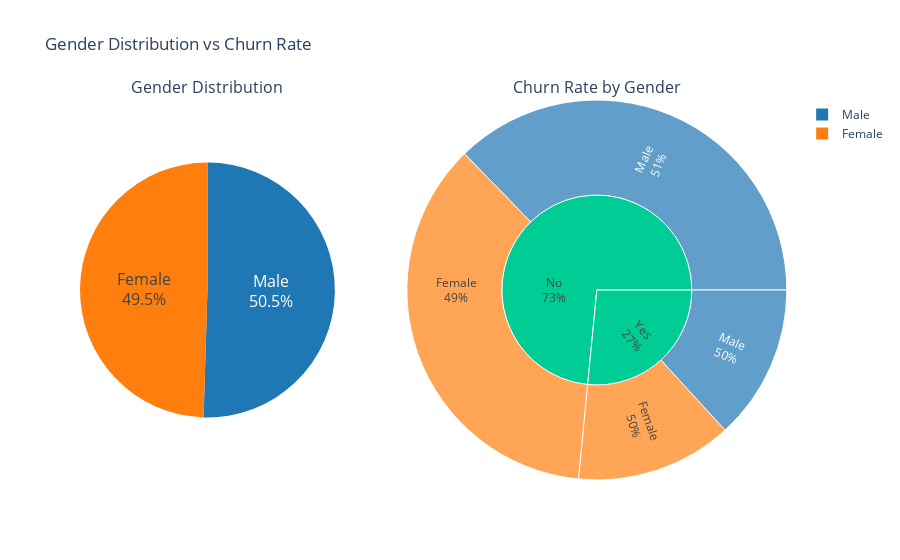

Notebook code for this chart:
### Markdown cell above
3. churn vs gender distribution

### Code cell
gender_pie_colors = {'Male': '#1f77b4', 'Female': '#ff7f0e'}
fig = make_subplots(
    rows=1, 
    cols=2, 
    specs=[[{'type':'domain'}, {'type':'domain'}]],
    column_widths=[0.4, 0.6], 
    subplot_titles=('Gender Distribution', 'Churn Rate by Gender')
)

gender_values = df['gender'].value_counts()
ordered_gender_colors = [gender_pie_colors[label] for label in gender_values.index]

fig.add_trace(
    go.Pie(
        labels=gender_values.index, 
        values=gender_values.values, 
        name="Gender",
        marker=dict(colors=ordered_gender_colors),
        textinfo='label+percent',
        textfont_size=16
    ),
    row=1, col=1
)

sunburst_trace = px.sunburst(
    df, 
    path=['Churn', 'gender'],
    color='gender', 
    color_discrete_map=gender_pie_colors 
).data[0] 

fig.add_trace(sunburst_trace, row=1, col=2)

fig.update_traces(
    hovertemplate=(
        '<b>%{label}</b><br>' + 
        'percent: <b>%{percentRoot:.2%}</b><br>' +
        '<extra></extra>' 
    ),
    textinfo='label+percent parent', 
    textfont_size=12,
    insidetextorientation='radial',
    selector=dict(type='sunburst') 
)

fig.update_traces(
    textinfo='label+percent', 
    textfont_size=16, 
    hoverinfo="label+percent+name",
    selector=dict(type='pie')
)

fig.update_layout(
    title_text="Gender Distribution vs Churn Rate",
    coloraxis_showscale=False # no color scale displayed
)

fig.show()

### Figure 1 — Plotly figure (JSON) as saved in the notebook; plotly's stock layout.template omitted (floating-point values rounded to 4 significant figures)
{"data": [{"domain": {"x": [0, 0.36], "y": [0, 1]}, "hoverinfo": "label+percent+name", "labels": ["Male", "Female"], "marker": {"colors": ["#1f77b4", "#ff7f0e"]}, "name": "Gender", "textfont": {"size": 16}, "textinfo": "label+percent", "type": "pie", "values": [3555, 3488]}, {"branchvalues": "total", "customdata": [["(?)"], ["(?)"], ["Female"], ["Female"], ["Male"], ["Male"]], "domain": {"x": [0.46, 1], "y": [0, 1]}, "hovertemplate": "<b>%{label}</b><br>percent: <b>%{percentRoot:.2%}</b><br><extra></extra>", "ids": ["No", "Yes", "No/Female", "Yes/Female", "No/Male", "Yes/Male"], "insidetextorientation": "radial", "labels": ["No", "Yes", "Female", "Female", "Male", "Male"], "marker": {"colors": ["#00cc96", "#00cc96", "#ff7f0e", "#ff7f0e", "#1f77b4", "#1f77b4"]}, "name": "", "parents": ["", "", "No", "Yes", "No", "Yes"], "textfont": {"size": 12}, "textinfo": "label+percent parent", "type": "sunburst", "values": [5174, 1869, 2549, 939, 2625, 930]}], "layout": {"annotations": [{"font": {"size": 16}, "showarrow": false, "text": "Gender Distribution", "x": 0.18, "xanchor": "center", "xref": "paper", "y": 1, "yanchor": "bottom", "yref": "paper"}, {"font": {"size": 16}, "showarrow": false, "text": "Churn Rate by Gender", "x": 0.73, "xanchor": "center", "xref": "paper", "y": 1, "yanchor": "bottom", "yref": "paper"}], "coloraxis": {"showscale": false}, "title": {"text": "Gender Distribution vs Churn Rate"}}}
